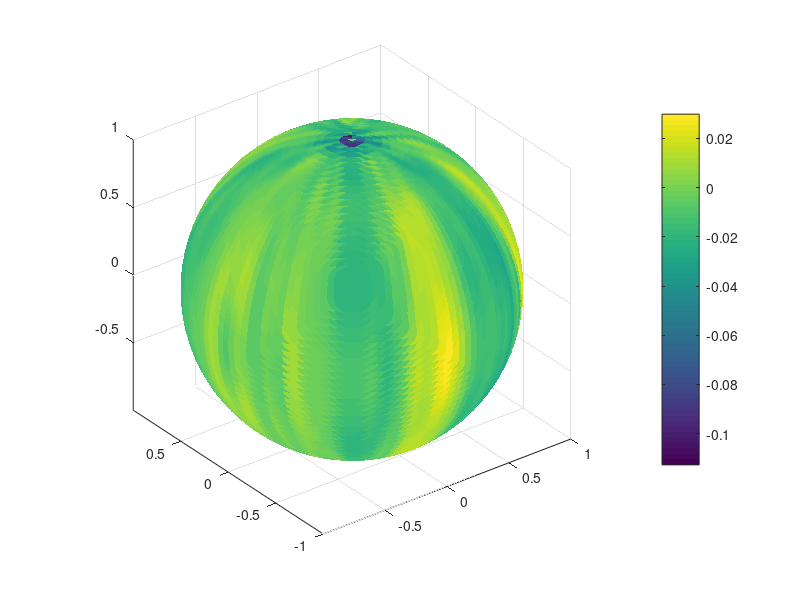

This chart was generated by the following MATLAB code: (Note: this script raises an error after producing the figure.)
A=importdata('test.dat');
theta = A(:,1);
phi = A(:,2);
true = A(:,3);
pred = A(:,4);

markerSize = 500;
scatter3(sin(phi).*cos(theta),sin(phi).*sin(theta),cos(phi),markerSize,pred,'filled')
colorbar
axis equal;

%%
A=importdata('test.dat');
x = A(:,1);
y = A(:,2);
z = A(:,3);
true = A(:,4);
pred = A(:,5);
markerSize = 500;
scatter3(x,y,z,markerSize,true,'filled')
colorbar
%%

caxis([-0.3 0.15]);
markerSize = 500;
scatter3(x,y,z,markerSize,true,'filled')
colorbar
markerSize = 100;
save('test_change_rhs.dat','A');

[X,Y,Z] = meshgrid(x,y,z);
Pred = meshgrid(pred,pred,pred);
figure; 
surf(X,Y,Z,Pred)
colorbar
%# make sure it will look like a sphere
